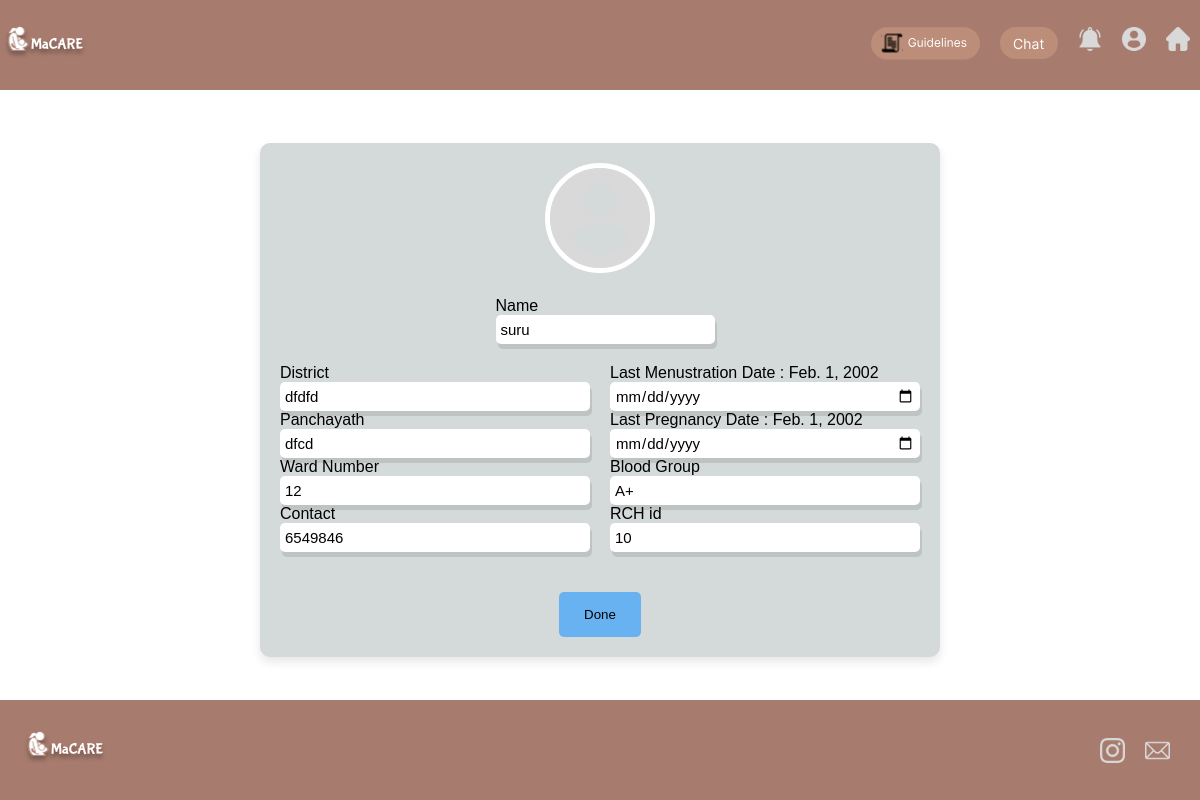
The page /wupdate/ (signed in) on the database as committed earlier.
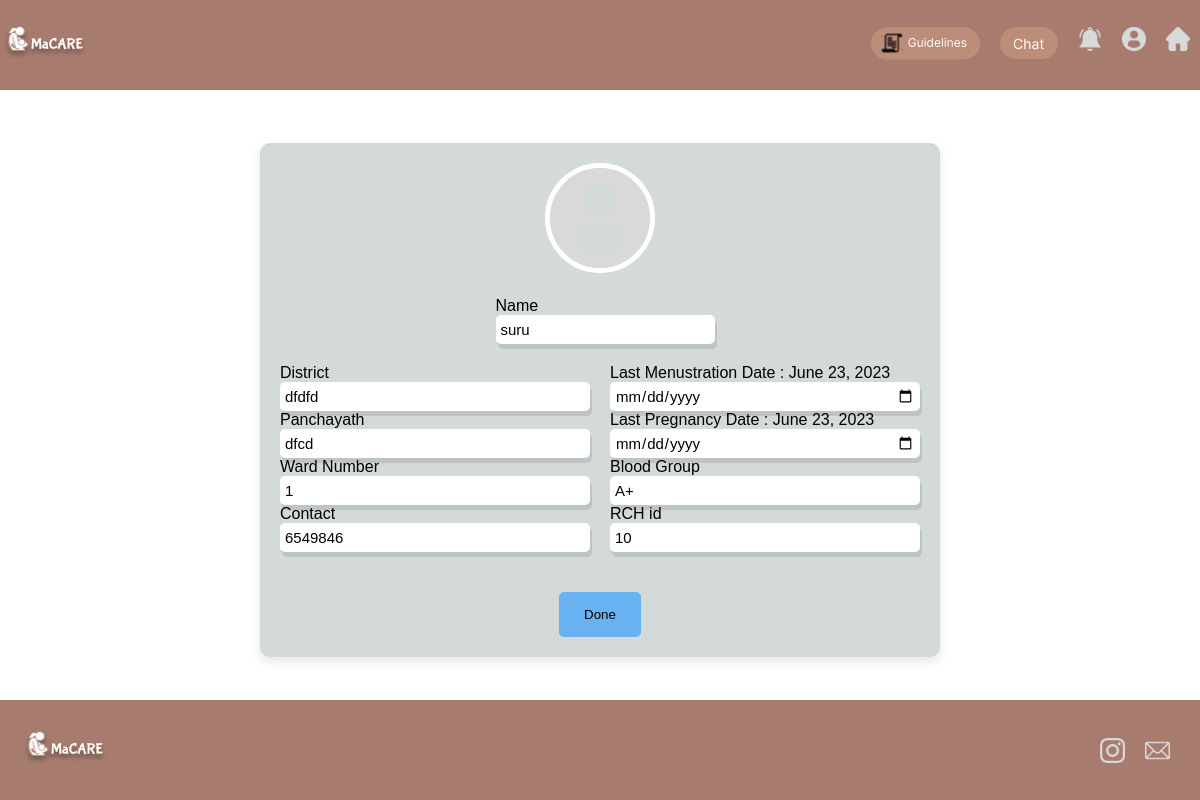
The same page on the database as committed later.
### macares/models.py (models this page shows, shortened)
class User(models.Model):
    uid=models.AutoField(primary_key=True)
    email = models.EmailField(unique=True)
    name = models.CharField(max_length=20)
    password = models.CharField(max_length=20)
    age=models.IntegerField(default='10')
    yesno=models.CharField(max_length=3)
    district=models.CharField(max_length=50)
    wardno=models.IntegerField()
    phone=models.IntegerField()
    cmp = models.CharField(max_length=20)
    occupation = models.CharField(max_length=20)
    ashaid = models.IntegerField(default='0')
    lastmen = models.DateField(settings.DATE_FORMAT,default="2002-02-01")
    lastpg = models.DateField(settings.DATE_FORMAT,default="2002-02-01")
    bg = models.CharField(max_length=20,default="A+")

### macares/views.py (the view, shortened to what this page needs)
# urls.py: path('wupdate/',wupdate,name='wupdate'),
def wupdate(request):
    if 'email' in request.session:
        users = User.objects.get(email=request.session['email'])
        my_dict = {
            'name': users.name,
            'email': users.email,
            'wardno': users.wardno,
            'district': users.district,
            'phone': users.phone,
            'panchayath': users.cmp,
            'rchid': users.uid,
            'lastmen': users.lastmen,
            'lastpg': users.lastpg,
            'bg': users.bg
        }
        user = User.objects.get(email=request.session['email'])
        return render(request, 'wupdate.html', {'my_dict': my_dict})
    else:
        data = {'status': 'You need to login first'}
        return render(request, 'ashalogin.html', context=data)

### macares/templates/wupdate.html (shortened to what this page needs)
{% extends 'baseWomen.html' %}
{% block style %}
<link rel="stylesheet" href="../static/css/wupdate.css">
{% endblock %}
{% block content %}
<form action="{% url 'wupdate' %}" method="post">
    <div class="wupdates-wrapper">
        <div style="display: flex; align-items: center; justify-content: center; ">
            <div class="contentWrapper">
                <div class="img-circle text-center mb-3">
                    <img src="../static/images/profileIcon .svg" alt="Image" class="shadow">
                </div>
                <div>
                    <p>Name</p>
                    <input style="width: 100%" type="text" placeholder="   " value="{{my_dict.name}}" name="new_name">
                </div>
                <div class="new">
                    <div>
                        <p>District</p>
                        <input type="text" placeholder="   District" name="newdistric" value="{{my_dict.district}}">
                        <p>Panchayath</p>
                        <input type="text" placeholder="   Panchayath" name="newpanchayath"
                            value="{{my_dict.panchayath}}">
                        <p>Ward Number</p>
                        <input type="text" placeholder="   Ward Number" name="newwardno" value="{{my_dict.wardno}}">
                        <p>Contact</p>
                        <input type="number" placeholder="   Contact" name="newphone" value="{{my_dict.phone}}">
                    </div>
                    <div>
                        <p>Last Menustration Date : {{my_dict.lastmen}} </p>
                        <input type="date" placeholder="   Last Menustration Date" name="newlastmen"
                            value="{{my_dict.lastmen}}">
                        <p>Last Pregnancy Date : {{my_dict.lastpg}}</p>
                        <input type="date" placeholder="   Date" name="newlastpg" value="{{my_dict.lastpg}}">
                        <p>Blood Group</p>
                        <input type="text" placeholder="   Blood Group" name="newbg" value="{{my_dict.bg}}">
                        <p>RCH id</p>
                        <input type="text" placeholder="   12 digit id "  value="{{my_dict.rchid}}">
                    </div>
                </div>
                <div style="display: flex; gap: 5px; padding-top: 20px;">
                    <a>
                        <button class="button-71" role="button" type="submit">Done</button>
                    </a>
                </div>
            </div>
        </div>
    </div>
</form>
{% endblock %}

Rows that differ between the two databases and show on the page:
changed User "suru": lastmen "Feb. 1, 2002" → "June 23, 2023"; lastpg "Feb. 1, 2002" → "June 23, 2023"
Other text that changed with them:
form field newwardno: "12" → "1"
